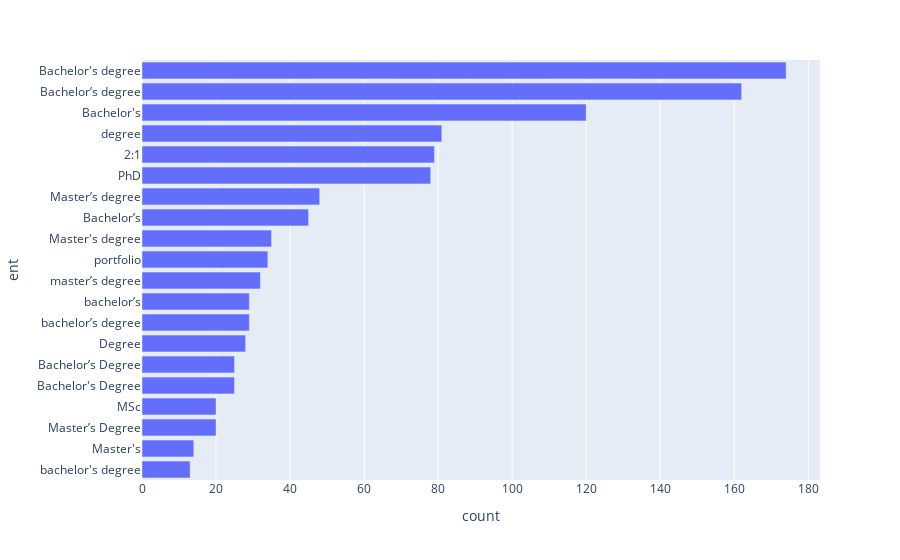

This figure's notebook cell:
### Code cell
fig = px.bar(ent_df.loc[ent_df['type'] == 'REQUIREMENT', 'ent'].value_counts().head(20), x='count')
fig.update_layout(yaxis={'categoryorder':'total ascending'})
fig.show()

### Figure 1 — Plotly figure (JSON) as saved in the notebook; plotly's stock layout.template omitted (floating-point values rounded to 4 significant figures)
{"data": [{"alignmentgroup": "True", "hovertemplate": "count=%{x}<br>ent=%{y}<extra></extra>", "legendgroup": "", "marker": {"color": "#636efa", "pattern": {"shape": ""}}, "name": "", "offsetgroup": "", "orientation": "h", "showlegend": false, "textposition": "auto", "type": "bar", "x": [174, 162, 120, 81, 79, 78, 48, 45, 35, 34, 32, 29, 29, 28, 25, 25, 20, 20, 14, 13], "xaxis": "x", "y": ["Bachelor's degree", "Bachelor’s degree", "Bachelor's", "degree", "2:1", "PhD", "Master’s degree", "Bachelor’s", "Master's degree", "portfolio", "master’s degree", "bachelor’s degree", "bachelor’s", "Degree", "Bachelor's Degree", "Bachelor’s Degree", "Master’s Degree", "MSc", "Master's", "bachelor's degree"], "yaxis": "y"}], "layout": {"barmode": "relative", "legend": {"tracegroupgap": 0}, "margin": {"t": 60}, "xaxis": {"anchor": "y", "domain": [0, 1], "title": {"text": "count"}}, "yaxis": {"anchor": "x", "categoryorder": "total ascending", "domain": [0, 1], "title": {"text": "ent"}}}}
